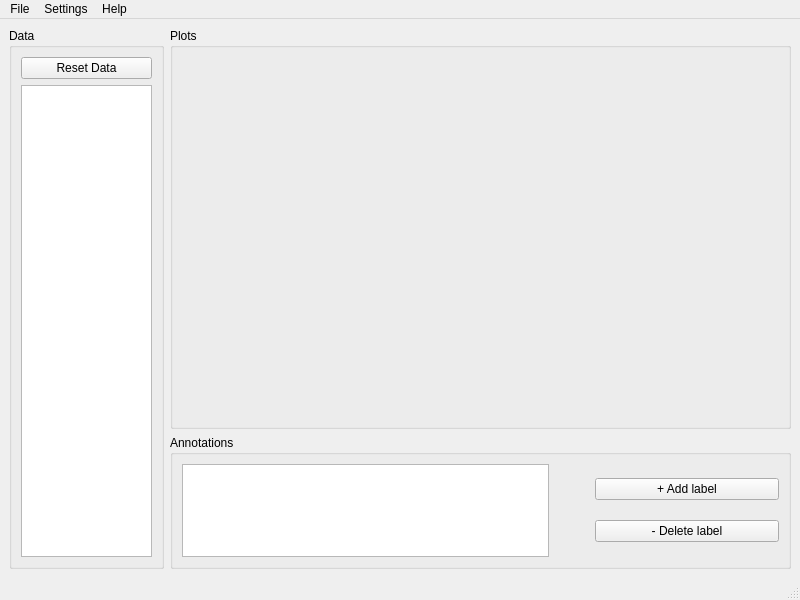
<?xml version="1.0" encoding="UTF-8"?>
<ui version="4.0">
 <class>main_window</class>
 <widget class="QMainWindow" name="main_window">
  <property name="geometry">
   <rect>
    <x>0</x>
    <y>0</y>
    <width>800</width>
    <height>600</height>
   </rect>
  </property>
  <property name="windowTitle">
   <string>chronnotate</string>
  </property>
  <property name="windowIcon">
   <iconset resource="chronnotate.qrc">
    <normaloff>:/icons/resources/icon.ico</normaloff>:/icons/resources/icon.ico</iconset>
  </property>
  <widget class="QWidget" name="centralwidget">
   <layout class="QGridLayout" name="gridLayout_2">
    <item row="0" column="0">
     <layout class="QHBoxLayout" name="horizontalLayout_2" stretch="1,4">
      <item>
       <widget class="QGroupBox" name="gb_data">
        <property name="title">
         <string>Data</string>
        </property>
        <layout class="QVBoxLayout" name="verticalLayout_5">
         <item>
          <layout class="QVBoxLayout" name="verticalLayout">
           <item>
            <widget class="QPushButton" name="btn_reset_data">
             <property name="text">
              <string>Reset Data</string>
             </property>
            </widget>
           </item>
           <item>
            <widget class="QListView" name="lv_data_columns"/>
           </item>
          </layout>
         </item>
        </layout>
       </widget>
      </item>
      <item>
       <layout class="QVBoxLayout" name="verticalLayout_2" stretch="3,1">
        <item>
         <widget class="QGroupBox" name="gb_plots">
          <property name="title">
           <string>Plots</string>
          </property>
          <layout class="QHBoxLayout" name="horizontalLayout_4">
           <item>
            <layout class="QVBoxLayout" name="verticalLayout_3" stretch="4,1">
             <item>
              <widget class="PlotWidget" name="pg_main_plot" native="true"/>
             </item>
             <item>
              <widget class="PlotWidget" name="pg_timeline" native="true"/>
             </item>
            </layout>
           </item>
          </layout>
         </widget>
        </item>
        <item>
         <widget class="QGroupBox" name="gb_annotations">
          <property name="title">
           <string>Annotations</string>
          </property>
          <layout class="QHBoxLayout" name="horizontalLayout_6">
           <item>
            <layout class="QHBoxLayout" name="horizontalLayout_5" stretch="2,0,1">
             <item>
              <widget class="QListView" name="lv_labels"/>
             </item>
             <item>
              <spacer name="horizontalSpacer">
               <property name="orientation">
                <enum>Qt::Horizontal</enum>
               </property>
               <property name="sizeHint" stdset="0">
                <size>
                 <width>40</width>
                 <height>20</height>
                </size>
               </property>
              </spacer>
             </item>
             <item>
              <layout class="QVBoxLayout" name="verticalLayout_4">
               <item>
                <widget class="QPushButton" name="btn_create_label">
                 <property name="text">
                  <string>+ Add label</string>
                 </property>
                </widget>
               </item>
               <item>
                <widget class="QPushButton" name="btn_delete_label">
                 <property name="text">
                  <string>- Delete label</string>
                 </property>
                </widget>
               </item>
              </layout>
             </item>
            </layout>
           </item>
          </layout>
         </widget>
        </item>
       </layout>
      </item>
     </layout>
    </item>
   </layout>
  </widget>
  <widget class="QMenuBar" name="menubar">
   <property name="geometry">
    <rect>
     <x>0</x>
     <y>0</y>
     <width>800</width>
     <height>22</height>
    </rect>
   </property>
   <widget class="QMenu" name="menuFile">
    <property name="title">
     <string>File</string>
    </property>
    <addaction name="action_open_file"/>
    <addaction name="action_save_file"/>
    <addaction name="action_exit"/>
   </widget>
   <widget class="QMenu" name="menuSettings">
    <property name="title">
     <string>Settings</string>
    </property>
    <addaction name="action_plot_settings"/>
   </widget>
   <widget class="QMenu" name="menuHelp">
    <property name="title">
     <string>Help</string>
    </property>
    <addaction name="action_tutorial"/>
    <addaction name="action_about"/>
   </widget>
   <addaction name="menuFile"/>
   <addaction name="menuSettings"/>
   <addaction name="menuHelp"/>
  </widget>
  <widget class="QStatusBar" name="statusbar"/>
  <action name="action_open_file">
   <property name="text">
    <string>Open File</string>
   </property>
  </action>
  <action name="action_save_file">
   <property name="text">
    <string>Save File with Annotations</string>
   </property>
  </action>
  <action name="action_close_file">
   <property name="text">
    <string>Close File</string>
   </property>
  </action>
  <action name="action_exit">
   <property name="text">
    <string>Exit</string>
   </property>
  </action>
  <action name="action_tutorial">
   <property name="text">
    <string>Tutorial</string>
   </property>
  </action>
  <action name="action_about">
   <property name="text">
    <string>About</string>
   </property>
  </action>
  <action name="action_plot_settings">
   <property name="text">
    <string>Plot</string>
   </property>
  </action>
 </widget>
 <customwidgets>
  <customwidget>
   <class>PlotWidget</class>
   <extends>QWidget</extends>
   <header>pyqtgraph</header>
   <container>1</container>
  </customwidget>
 </customwidgets>
 <resources>
  <include location="chronnotate.qrc"/>
 </resources>
 <connections/>
</ui>
